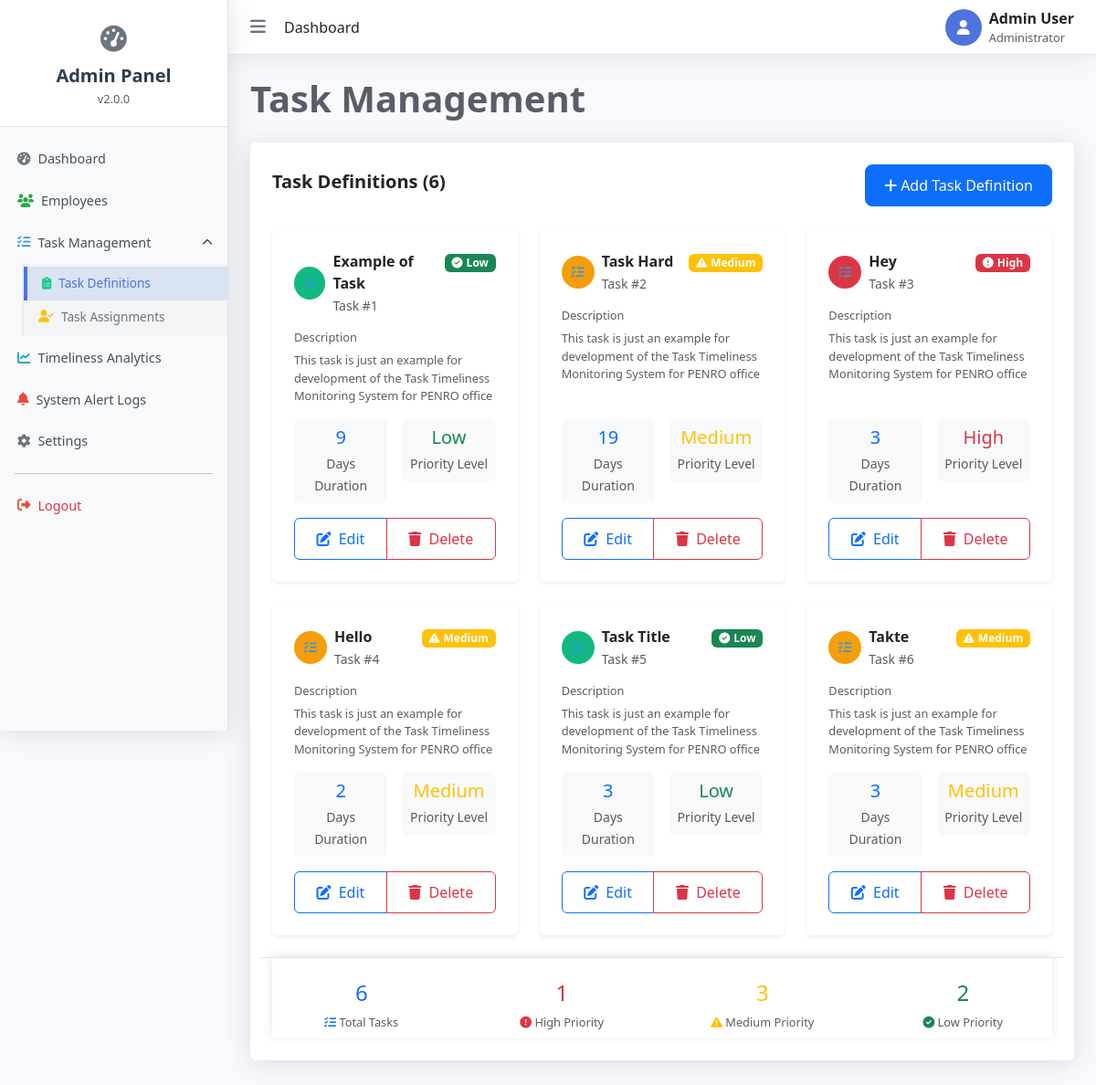
Page /dashboard/tasks/ on the earlier database version.
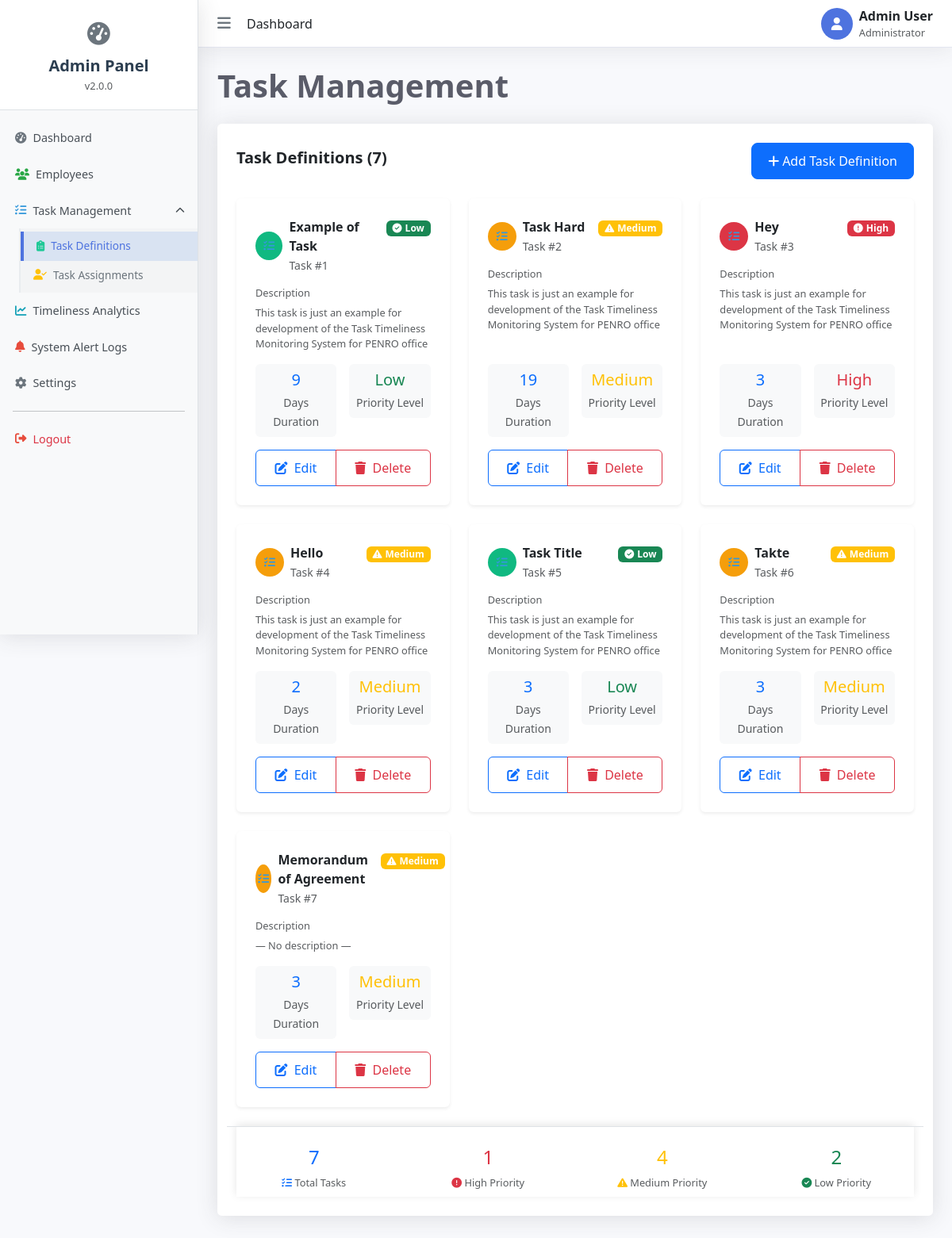
Same page on the later database version.
### ttms_app/models.py (models this page shows, shortened)
class Task(models.Model):
    title = models.CharField(max_length=200)
    description = models.TextField(blank=True)
    standard_duration_days = models.PositiveSmallIntegerField(
        default=3,
        help_text="Standard number of days for task completion."
    )
    priority = models.CharField(
        max_length=10,
        choices=[('high', 'High'), ('medium', 'Medium'), ('low', 'Low')],
        default='medium'
    )
    class Meta:
        verbose_name = "Task Definition"
        verbose_name_plural = "Task Definitions"

### ttms_app/views.py (the view)
# urls.py: path('tasks/', views.tasks_view, name='tasks'),
def tasks_view(request):
    tasks = Task.objects.all().order_by('id')
    total_tasks = tasks.count()
    high_priority_count = tasks.filter(priority='high').count()
    medium_priority_count = tasks.filter(priority='medium').count()
    low_priority_count = tasks.filter(priority='low').count()
    context = {
        'page_title': 'Task Management',
        'tasks': tasks,
        'total_tasks': total_tasks,
        'high_priority_count': high_priority_count,
        'medium_priority_count': medium_priority_count,
        'low_priority_count': low_priority_count,
    }
    return render(request, 'admin_dashboard/tasks.html', context)

### templates/admin_dashboard/tasks.html (shortened to what the changed rows need)
{% extends 'admin_dashboard/base.html' %}
{% block content %}
<div class="content-wrapper">
    <h1 class="page-title">Task Management</h1>
    <div class="content-card">
        <div class="d-flex justify-content-between align-items-center mb-4">
            <h5 class="fw-bold text-gray-800">Task Definitions ({{ total_tasks }})</h5>
            <div>
                <button class="btn btn-primary task-create-btn" data-bs-toggle="modal" data-bs-target="#addTaskModal">
                </button>
            </div>
        </div>
        {% if tasks %}
        <div class="row g-4 task-grid">
            {% for task in tasks %}
            <div class="col-md-6 col-lg-4">
                <div class="card task-display-card h-100 border-0 shadow-sm" id="task-display-{{ task.id }}">
                    <div class="card-body p-4 d-flex flex-column">
                        <div class="d-flex justify-content-between align-items-start mb-3 task-header">
                            <div class="d-flex align-items-center">
                                <div class="task-display-icon me-2 task-icon-priority-{{ task.priority }} text-white">
                                    <i class="fas fa-tasks"></i>
                                </div>
                                <div>
                                    <strong class="d-block task-title">{{ task.title }}</strong>
                                    <small class="text-muted task-id">Task #{{ forloop.counter }}</small>
                                </div>
                            </div>
                            <div>
                                {% if task.priority == 'high' %}
                                    <span class="badge bg-danger task-priority-badge">
                                        <i class="fas fa-exclamation-circle me-1"></i>High
                                    </span>
                                {% elif task.priority == 'medium' %}
                                    <span class="badge bg-warning task-priority-badge">
                                        <i class="fas fa-exclamation-triangle me-1"></i>Medium
                                    </span>
                                {% elif task.priority == 'low' %}
                                    <span class="badge bg-success task-priority-badge">
                                        <i class="fas fa-check-circle me-1"></i>Low
                                    </span>
                                {% else %}
                                    <span class="badge bg-secondary task-priority-badge">Not Set</span>
                                {% endif %}
                            </div>
                        </div>
                        <div class="mb-3 flex-grow-1 task-description-section">
                            <h6 class="text-muted small mb-2">Description</h6>
                            {% if task.description %}
                                <p class="card-text text-muted small mb-0 task-description-content">
                                    {{ task.description|truncatechars:150 }}
                                </p>
                            {% else %}
                                <p class="card-text text-muted small mb-0 task-no-description">— No description —</p>
                            {% endif %}
                        </div>
                        <div class="row g-3 mb-3 task-metrics">
                            <div class="col-6">
                                <div class="text-center p-2 bg-light rounded task-duration-box">
                                    <h5 class="mb-1 text-primary task-duration-value">{{ task.standard_duration_days }}</h5>
                                    <small class="text-muted">Days Duration</small>
                                </div>
                            </div>
                            <div class="col-6">
                                <div class="text-center p-2 bg-light rounded task-priority-box">
                                    <h5 class="mb-1 task-priority-text">
                                        {% if task.priority == 'high' %}
                                            <span class="text-danger">High</span>
                                        {% elif task.priority == 'medium' %}
                                            <span class="text-warning">Medium</span>
                                        {% else %}
                                            <span class="text-success">Low</span>
                                        {% endif %}
                                    </h5>
                                    <small class="text-muted">Priority Level</small>
                                </div>
                            </div>
                        </div>
                        <div class="btn-group w-100 mt-auto task-actions">
                            <button class="btn btn-outline-primary task-edit-btn flex-fill"
                                    data-task-id="{{ task.id }}"
                                    data-task-title="{{ task.title }}"
                                    data-task-description="{{ task.description|default:'' }}"
                                    data-task-duration="{{ task.standard_duration_days }}"
                                    data-task-priority="{{ task.priority }}"
                                    data-bs-toggle="modal"
                                    data-bs-target="#editTaskModal">
                                <i class="fas fa-edit me-1"></i> Edit
                            </button>
                            <button class="btn btn-outline-danger task-delete-btn flex-fill"
                                    data-task-id="{{ task.id }}"
                                    data-task-title="{{ task.title }}">
                                <i class="fas fa-trash me-1"></i> Delete
                            </button>
                        </div>
                    </div>
                </div>
            </div>
            {% endfor %}
        </div>
        <div class="task-stat-card mt-4">
            <div class="row mt-4 pt-3 border-top task-stats-row">
                <div class="col-md-3">
                    <div class="text-center task-stat-item">
                        <h4 class="text-primary task-stat-number">{{ total_tasks }}</h4>
                        <p class="text-muted small mb-0">
                            <i class="fas fa-tasks text-primary"></i> Total Tasks
                        </p>
                    </div>
                </div>
                <div class="col-md-3">
                    <div class="text-center task-stat-item">
                        <h4 class="text-danger task-stat-number">{{ high_priority_count|default:"0" }}</h4>
                        <p class="text-muted small mb-0">
                            <i class="fas fa-exclamation-circle text-danger"></i> High Priority
                        </p>
                    </div>
                </div>
                <div class="col-md-3">
                    <div class="text-center task-stat-item">
                        <h4 class="text-warning task-stat-number">{{ medium_priority_count|default:"0" }}</h4>
                        <p class="text-muted small mb-0">
                            <i class="fas fa-exclamation-triangle text-warning"></i> Medium Priority
                        </p>
                    </div>
                </div>
                <div class="col-md-3">
                    <div class="text-center task-stat-item">
                        <h4 class="text-success task-stat-number">{{ low_priority_count|default:"0" }}</h4>
                        <p class="text-muted small mb-0">
                            <i class="fas fa-check-circle text-success"></i> Low Priority
                        </p>
                    </div>
                </div>
            </div>
        </div>
        {% endif %}
    </div>
</div>
{% endblock %}

Differences in the rows shown:
added Task: title "Memorandum of Agreement", priority "medium" (drawn), description "— No description —", standard_duration_days "3"
Other differences:
{{ total_tasks }}: "6" → "7"
{{ medium_priority_count|default:"0" }}: "3" → "4"
